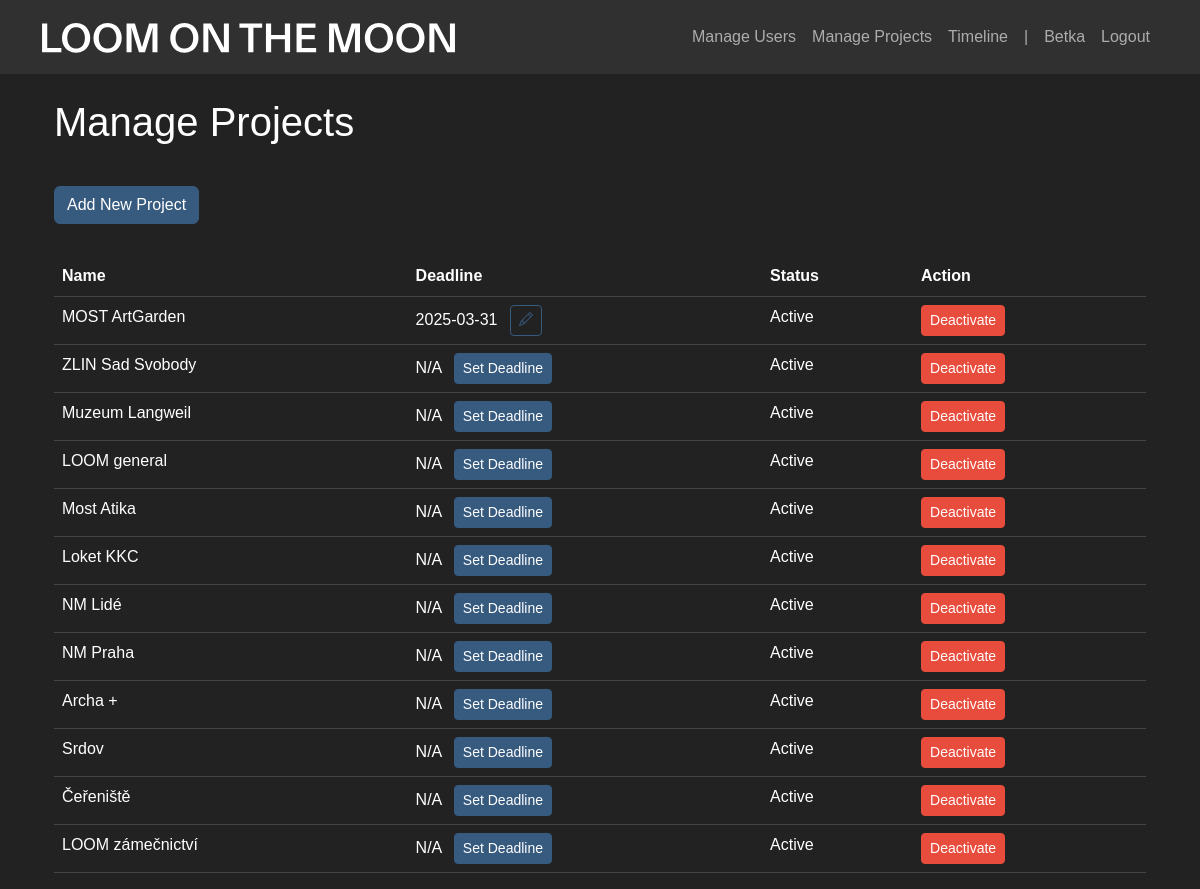
Page /manage_projects (signed in) on the committed database.
### app/models.py (models this page shows)
class User(UserMixin, db.Model):
    id = db.Column(db.Integer, primary_key=True)
    username = db.Column(db.String(80), unique=True, nullable=False)
    password = db.Column(db.String(120), nullable=False)
    is_admin = db.Column(db.Boolean, default=False)
    is_active = db.Column(db.Boolean, default=True)  # New field
    time_entries = db.relationship('TimeEntry', backref='user', lazy=True)

class Project(db.Model):
    id = db.Column(db.Integer, primary_key=True)
    name = db.Column(db.String(100), unique=True, nullable=False)
    deadline = db.Column(db.Date, nullable=True)
    is_active = db.Column(db.Boolean, default=True)  # New field
    time_entries = db.relationship('TimeEntry', backref='project', lazy=True)

### app/main.py (the view)
@main.route('/manage_projects')
@login_required
def manage_projects():
    if not current_user.is_admin:
        return redirect(url_for('main.index'))
    projects = Project.query.all()
    return render_template('manage_projects.html', projects=projects)

### app/__init__.py (called while the page is built)
def create_app():
    app = Flask(__name__)
    app.config['SECRET_KEY'] = 'your-secret-key-here'  # Change this in production
    app.config['SQLALCHEMY_DATABASE_URI'] = 'sqlite:///timetracker.db'
    db.init_app(app)
    login_manager.init_app(app)
    login_manager.login_view = 'auth.login'
    migrate.init_app(app, db)
    from .models import User
    @login_manager.user_loader
    def load_user(user_id):
        return User.query.get(int(user_id))
    from .auth import auth as auth_blueprint
    from .main import main as main_blueprint
    app.register_blueprint(auth_blueprint)
    app.register_blueprint(main_blueprint)
    with app.app_context():
        db.create_all()
    return app

### app/templates/manage_projects.html (shortened to what this page needs)
{% extends "base.html" %}
{% block content %}
<div class="container mt-4">
    <h2>Manage Projects</h2>
    {% if current_user.is_admin %}
    <a href="/add_project" class="btn btn-primary add-btn">Add New Project</a>
    {% endif %}
    <table class="table">
        <thead>
            <tr>
                <th>Name</th>
                <th>Deadline</th>
                <th>Status</th>
                <th>Action</th>
            </tr>
        </thead>
        <tbody>
            {% for project in projects %}
            <tr>
                <td>{{ project.name }}</td>
                <td>
                    {% if project.deadline %}
                        {{ project.deadline.strftime('%Y-%m-%d') }}
                        <button
                            class="btn btn-sm btn-outline-primary ms-2"
                            onclick="showDeadlineModal({{ project.id }}, '{{ project.name }}', '{{ project.deadline.strftime('%Y-%m-%d') }}')"
                        >
                            <i class="bi bi-pencil"></i>
                        </button>
                    {% else %}
                        N/A
                        <button
                            class="btn btn-sm btn-primary ms-2"
                            onclick="showDeadlineModal({{ project.id }}, '{{ project.name }}', null)"
                        >
                            Set Deadline
                        </button>
                    {% endif %}
                </td>
                <td>{{ 'Active' if project.is_active else 'Inactive' }}</td>
                <td>
                    {% if project.is_active %}
                        <a href="{{ url_for('main.deactivate_project', project_id=project.id) }}" class="btn btn-danger btn-sm">Deactivate</a>
                    {% else %}
                        <a href="{{ url_for('main.activate_project', project_id=project.id) }}" class="btn btn-success btn-sm">Activate</a>
                    {% endif %}
                </td>
            </tr>
            {% endfor %}
        </tbody>
    </table>
</div>
{% endblock %}

### app/templates/base.html (shortened to what this page needs)
<!DOCTYPE html>
<html lang="en">
<head>
    <link rel="stylesheet" href="https://cdn.jsdelivr.net/npm/bootswatch@5.1.3/dist/darkly/bootstrap.min.css">
    <link rel="stylesheet" href="https://cdn.jsdelivr.net/npm/bootstrap-icons@1.7.2/font/bootstrap-icons.css">
</head>
<body>
    <nav class="navbar navbar-expand-lg navbar-dark bg-dark">
        <div class="container">
            <a class="navbar-brand" href="{{ url_for('main.index') }}">
                <img src="{{ url_for('static', filename='assets/loomonthemoon_logo.svg') }}" alt="Logo" height="30">
            </a>
            <div class="navbar-nav ms-auto">
                {% if current_user.is_authenticated %}
                {% if current_user.is_admin %}
                <li class="nav-item">
                    <a class="nav-link" href="{{ url_for('main.manage_users') }}">Manage Users</a>
                </li>
                <li class="nav-item">
                    <a class="nav-link" href="{{ url_for('main.manage_projects') }}">Manage Projects</a>
                </li>
                <li class="nav-item">
                    <a class="nav-link" href="{{ url_for('main.admin_timeline') }}">Timeline</a>
                </li>
                <li class="nav-item">
                    <a class="nav-link" href="#">|</a>
                </li>
                {% endif %}
                    <span class="nav-item nav-link">{{ current_user.username }}</span>
                    <a class="nav-item nav-link" href="{{ url_for('auth.logout') }}">Logout</a>
                {% endif %}
            </div>
        </div>
    </nav>
    <div class="container mt-4">
        {% block content %}{% endblock %}
    </div>
</body>
</html>

### rows in the picture
User: username "Betka"
Project: name "MOST ArtGarden", deadline "2025-03-31", is_active "Active"
Project: name "ZLIN Sad Svobody", is_active "Active"
Project: name "Muzeum Langweil", is_active "Active"
Project: name "LOOM general", is_active "Active"
Project: name "Most Atika", is_active "Active"
Project: name "Loket KKC", is_active "Active"
Project: name "NM Lidé", is_active "Active"
Project: name "NM Praha", is_active "Active"
Project: name "Archa +", is_active "Active"
Project: name "Srdov", is_active "Active"
Project: name "Čeřeniště", is_active "Active"
Project: name "LOOM zámečnictví", is_active "Active"
